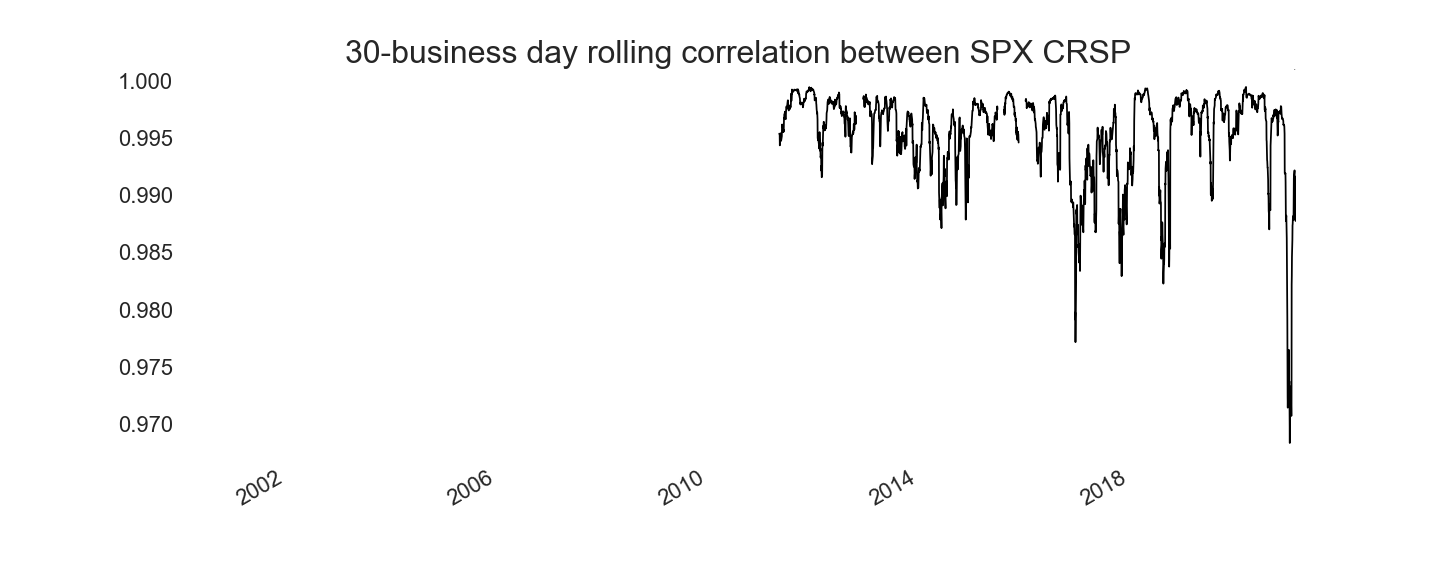
#> input picture clustering_Corr/SPX_CRSP.png, 1440 x 576 px; its folder holds only this picture in this run
$ jupyter execute --allow-errors FinancialMarketImpliedClassification.ipynb   (shell and % lines are left out)   (Python 2 division)
#> lines starting #> are read from the running program, lines starting #| are printed output that depends on the picture
[cell 1]
import glob
import os
import re
import copy

import numpy as np
import pandas as pd

from sklearn.cluster import KMeans
import statsmodels.api as sm
import statsmodels.formula.api as smf
from statsmodels.tsa.stattools import adfuller
from scipy.stats import entropy, ttest_rel

from seaborn import heatmap
import matplotlib.pyplot as plt
import matplotlib.image as mpimg
import matplotlib.cm as cm

import tia.bbg.v3api as v3api
#> (the rest of this cell did not finish here and is left out)

#### Set working directory

[cell 2]
output_dir = os.getcwd() + "\\out\\clustering_Corr"
if not os.path.exists(output_dir):
    os.makedirs(output_dir)
os.chdir(output_dir)
print os.getcwd()

#### Set the flag has_Bloomberg to false if you are not logged in the terminal

[cell 3]
has_Bloomberg = False

# Normalized modularity clustering

We can represent a network of companies with graph G(V,W), where V denotes the set of stocks and W contains the connection information (correaltion, entropy, Gaussian based edge weights).
#### Normalized modularity
We think of the similarity matrix (W) as a noisy matrix. Our initention is to filter out the noise and maximize the intra-cluster information which leads to the definition of modularity matrix;
$$M=W-dd^T$$
where d represents the vector of row-sums. Normalizing the matrix gives as the normalized modularity matrix which helps us to cluster tightly connected networks.
$$ M_D = D^{-1/2} (W-dd^T) D^{-1/2} $$

[cell 4]
# [7 lines left out: function normalized_modularity, not called in this run]

#### Representation
The optimal representation of the original vertices are normalized rows of that matrix which contains its columns the eigenvectors of in absolute sense largest eigenvalues of the normalized modularity matrix (Bolla 2013.); $(D^{-1/2} u_1,…,D^{-1/2} u_k )$ where $u_1, \ldots,u_k$ are the corresponding eigenvectors of $|\lambda_1 (M_D )|\geq \ldots \geq|\lambda_k (M_D )| \gg |\lambda_{k+1} (M_D )|$.

[cell 5]
# [7 lines left out: function calculate_normalized_modularity_representation, not called in this run]

### K-means clustering
For predifined number of clusters, the algorithm alternates between two steps to minimizes the within-cluster variance.

* **Assignment step:** Assign each observation to the cluster with the nearest mean (usually $L^2$ distance)
* **Update step:** Recalculate means for observations assigned to each cluster.

[cell 6]
# [9 lines left out: function kMeans_clustering, not called in this run]

## Cluster utils

In order to compare different clustering results, we have to map cluster labels. One possible approach would be based on the minimal matching distance.
$$ d_{MinMatch}(C, \hat{C}) = \min_{\pi} \sum_{i = 1}^n 1(C(i) \neq \pi(\hat{C}(i)) $$
where $C, \hat{C}$ denote the labels of the clusters, $\pi$ is an arbitrary permutation of the labels and $1$ represents the indicator function.

Note that calculting the minimal matching distance is computationally very intense. Thus, we propose the following naive greedy algorithm.
* Calculate the contingency table $(CT)$ of $C$ and $\hat{C}$
* Find the maximum element of the matrix $(CT_{i,j})$
* Map the label of $i$-th row to the label of $j$-th column
* Delete row $i$ and column $j$ of the coningency table
* Iterate until you map all the labels

[cell 7]
# [24 lines left out: functions greedy_match, greedy_match_classification, reshuffle_cluster_labels, not called in this run]

## Load BB data

Prepare raw data for clustering.

load_index_tickers_and_GICS_BICS
* Load the list of index constituents
* Load daily adjusted closing prices
* Load GICS, BICS classification

load_history
* Load daily adjusted closing prices

[cell 8]
# [15 lines left out: functions load_index_tickers_and_GICS_BICS, load_history, not called in this run]

## Data utils

Utility functions to sort, clean, merge, centralize and read data from Bloomberg and csv.

[cell 9]
# [7 lines left out: function sort_alphabetically_by_column, not called in this run]

def centralize_data(df):
    return (df - df.mean())/df.std()

# [25 lines left out: functions clean_data, merege_classifications_and_clusters, prepare_Bloomberg_data, set_similarity, not called in this run]

def read_data(path):
    data = pd.read_csv(path, encoding = 'utf-8', sep = ',')
    if "Unnamed: 0" in data.columns:
        data.index = list(data["Unnamed: 0"])
        del data["Unnamed: 0"]
    data.columns = [x.strip() for x in data.columns]
    return data

## Plot utils

Calculate, plot and save cross tables of target and base clustering.

#> (a cell that did not finish here is left out)

## Load data and calculate similarities

We propose the below correlation $(R)$ based similarity matrix $(W)$:
$$W = \frac{1+R}{2}$$

[cell 11]
# [9 lines left out: function data_and_similarities, not called in this run]

## Run clustering

Load raw data from Bloomberg and run spectral clustering.

[cell 12]
# [41 lines left out: functions normalized_clusters, compare_normalized_clusters_and_classification, cluster_and_classify, plot_and_save_results, run_clustering, load_data_and_run_clustering, not called in this run]

## CAPM beta and entropy

Calculating entropy and CAPM beta with robust standard errors method (White).

[cell 13]
# [17 lines left out: function calculate_beta_entropy, not called in this run]

<br>
<br>
<br>
# Clustering SPX data and comparing with GICS, BICS
<br>

## Inputs

[cell 14]
index = "SPX Index"
start = 2000
end = 2020
s_start = "{}-01-01"
s_end = "{}-12-31"
k = 11

## Robustness of first year clustering (BB needed)

Load data from Bloomberg, run clustering with 50 different seeds and calculate contingency tables of seed 0 and other seeds. In case you are not logged in a terminal, read cross tables from csv.

[cell 15]
cross_tabs = []
#> (the rest of this cell did not finish here and is left out)

Calculate overlaps and plot histograms

[cell 16]
overlap = [np.trace(ct) for ct in cross_tabs]
fig, ax = plt.subplots(1, 1, figsize = (20, 8))
plt.hist(overlap, bins=10, alpha=0.5)
plt.suptitle('Histogram of greedy ovelaping', fontsize=32)
ax.set_facecolor('white')
plt.tick_params(axis='both', which='major', labelsize=22)
fig.savefig('OverlapHist')
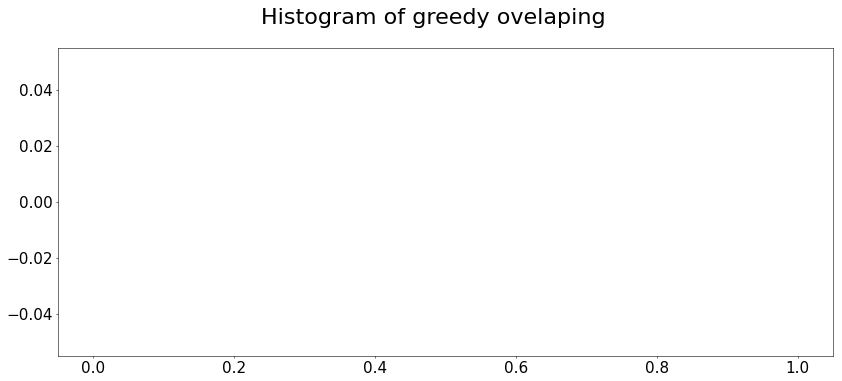
#> figure drawn by matplotlib, 1 panel
#> (the rest of this cell did not finish here and is left out)

## Calculate clusters (BB needed)

[cell 17]
if has_Bloomberg:
    print "Load yearly data from Bloomberg"
    centers = []
    rS_stat = {}
    for year in range(start,end):
        tickers, S, rS, classification, W, period, d, NM, rep, e, v , cl, centers, classification_and_clusters,\
        crossT, matched_classification = load_data_and_run_clustering(index, s_start.format(year), s_end.format(year),\
                                                                      centers, k, 0, path = "")
        rSstat[s_start.format(t) + "_" + s_end.format(t)] = rS

### Calculate and save descriptives

[cell 18]
Desc = []
#> (the rest of this cell did not finish here and is left out)

## Load raw BB classification data from disc

[cell 19]
file_names_cluster_data = sorted(glob.glob(os.getcwd() + '\\Clusters_R_' + '[0-9]'*8 + '_' + '[0-9]'*8 +'.csv'))
cluster_data = {sf : read_data(sf) for sf in file_names_cluster_data}
#> (the rest of this cell did not finish here and is left out)

### Compare GICS and BICS

[cell 20]
for k in cluster_data.keys():
    GBICS = cluster_data[k][['GICS_SECTOR_NAME' ,'BICS_LEVEL_1_SECTOR_NAME']].dropna().reset_index(drop=True)
    print(k, len(GBICS.index))
    pd.crosstab(GBICS[GBICS.columns[0]], GBICS[GBICS.columns[1]]).to_csv("BICS_GICS_{}.csv".\
                                                format("_".join(re.findall(r'[0-9]+', k))))

## Augmented CAPM

### Load SPX, CRSP data (BB needed)

[cell 21]
if has_Bloomberg:
    print "Load SPX, CRSP data"
    SPX_CRSP = load_history(s_start.format(start), s_end.format(end), sids = ['CRSPTM1 Index', 'SPX Index'])
    rSPX_CRSP = (SPX_CRSP - SPX_CRSP .shift(1))/SPX_CRSP .shift(1)
    rSPX = pd.DataFrame(rSPX_CRSP['SPX Index'])

#### Calculate rolling correlation of SPX, CRSP

[cell 22]
if has_Bloomberg:
    print "Plot rolling correlation of SPX, CRSP"
    fig, ax = plt.subplots(1, 1, figsize = (20, 8))
    SPX_CRSP['SPX Index'].rolling(30).corr(SPX_CRSP['CRSPTM1 Index']).\
        plot(grid = False, ax = ax, title= '30-business day rolling correlation between SPX CRSP', fontsize=22, color =['black'])
    ax.set_facecolor('white')
    ax.title.set_size(32)
    ax.legend(loc="best", prop={'size': 0})
    ax.xaxis.set_label_text('')
    fig.savefig('SPX_CRSP')
else:
    img=mpimg.imread('SPX_CRSP.png')
#> img is the input picture: shape (576, 1440, 4) float32; mean R, G, B, A 0.976, 0.976, 0.976, 1
    plt.figure(figsize = (15,5))
    plt.imshow(img)

### Initialize CAPM

[cell 23]
if has_Bloomberg:
    file_names_desc = glob.glob('Desc_' + '[0-9]'*8 + '_' + '[0-9]'*8 + '.csv')

    capm_reg = pd.DataFrame(columns=['const coeff', 'beta coeff', 'const p-vaule','beta p-value', 'Adj. R2'])
    coeff_table = pd.DataFrame()
    R2 = pd.DataFrame(columns=['year', 'Cluster', 'R2'])
    cluster_variables = ['Cluster', 'GICS_SECTOR_NAME', 'BICS_LEVEL_1_SECTOR_NAME']
    median_coeff_table = pd.DataFrame(columns=cluster_variables)
    n_sig_coeff_table = pd.DataFrame(columns=cluster_variables)

### Run CAPM/ Augmented CAPM OLS regressions

$$\mathrm{E^P}\left(\ln \frac{S_t}{S_{t-1}}\right) = r_t^f+ \beta \cdot \left(\mathrm{E^P}(r_t^M )-r_t^f\right) \cdot cluster\_variable_{t-1} $$

[cell 24]
if has_Bloomberg:
    for fn in file_names_cluster_data:
        # using the previous year clusters in the regression
        if fn == file_names_cluster_data[-1]:
            continue
        year = re.findall('\d{8}', fn)[0][:4]
        dscF = [sf for sf in file_names_desc if str(int(year)+1) in sf][0]
        desc = read_data(dscF)
        desc = desc.join(cluster_data[fn])
        X = desc['beta']
        X = sm.add_constant(X)
        y = desc['mean']
        # regression: mean ~ beta
        model = sm.OLS(y, X).fit()
        yyyy = re.findall('\d{4}',fn)[0]
        print yyyy
        capm_reg.loc[yyyy] = [model.params['const'], model.params['beta'], model.pvalues['const'],\
                             model.pvalues['beta'], model.rsquared_adj]
        medians = []
        n_sig = []
        for gr in cluster_variables:
            # regression: mean ~ beta * cluster
            mod = smf.ols(formula = "mean ~ beta:{}".format(gr), data = desc)
            res = mod.fit()
            s = res.summary()
            R2 = R2.append({"year" : yyyy, "Cluster" : gr, "R2" :res.rsquared_adj}, ignore_index=True)
            temp_coeff_table = s.tables[1].as_html()
            temp_coeff_table = pd.read_html(temp_coeff_table, header=0, index_col=0)[0]
            temp_coeff_table.index = [yyyy + " " + x for x in temp_coeff_table.index]
            if len(coeff_table.index) == 0:
                coeff_table = temp_coeff_table
            else:
                coeff_table = coeff_table.append(temp_coeff_table)
            medians.append(np.median(temp_coeff_table['P>|t|']))
            n_sig.append(sum(temp_coeff_table['P>|t|'] <0.05))
            # plot clusters
            groups = desc.groupby(gr)
            # # Plot
            plt.figure(figsize=(16, 8))
            fig = plt.figure(1)
            ax = plt.subplot(1, 1, 1, facecolor='white') # nrows, ncols, index
            ax.tick_params(labelsize = 22)
            ax.margins(0.05)
            colors = cm.gist_rainbow(np.linspace(0, 1, len(desc[gr].unique())))
            for g, c in zip(groups, colors):
                ax.scatter(g[1]['beta'], g[1]['mean'], color = c, label=g[0])
                ax.legend()
            fig.savefig(yyyy + gr)
            fig.clear()
        # add median, number of significant coefficients
        median_coeff_table.loc[yyyy] = medians
        n_sig_coeff_table.loc[yyyy] = n_sig
    # prepare and save R2

### Save CAPM OLS regressions

[cell 25]
if has_Bloomberg:
    # make sure after initialization, regression was run only once
    r2 = R2.set_index(['year','Cluster']).unstack().reset_index()
    r2.set_index('year', inplace=True)
    r2.columns = r2.columns.droplevel(0)
    r2 = r2.join(capm_reg['Adj. R2'], how = 'outer')
    r2.rename(columns={R2.columns[-1]: 'CAPM'}, inplace = True)
    r2.to_csv("CAPM_R2.csv")
    # save coefficients
    capm_reg.to_csv('CAPM_reg.csv')
    coeff_table.to_csv('CAPM_Cluster.csv')

### Read augmented CAPM regression data from files

#> (a cell that did not finish here is left out)
